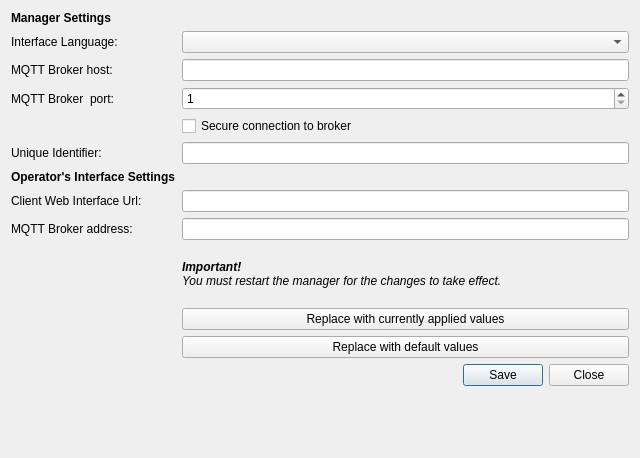
<?xml version="1.0" encoding="UTF-8"?>
<ui version="4.0">
 <class>AppConfigurationDialog</class>
 <widget class="QDialog" name="AppConfigurationDialog">
  <property name="geometry">
   <rect>
    <x>0</x>
    <y>0</y>
    <width>640</width>
    <height>458</height>
   </rect>
  </property>
  <property name="windowTitle">
   <string>TeamCAMS Server Configuration</string>
  </property>
  <layout class="QFormLayout" name="formLayout">
   <item row="1" column="0">
    <widget class="QLabel" name="label_7">
     <property name="font">
      <font>
       <bold>true</bold>
      </font>
     </property>
     <property name="text">
      <string>Manager Settings</string>
     </property>
    </widget>
   </item>
   <item row="2" column="0">
    <widget class="QLabel" name="label_5">
     <property name="text">
      <string>&lt;html&gt;&lt;head/&gt;&lt;body&gt;&lt;p&gt;Interface Language:&lt;/p&gt;&lt;/body&gt;&lt;/html&gt;</string>
     </property>
     <property name="textFormat">
      <enum>Qt::TextFormat::RichText</enum>
     </property>
    </widget>
   </item>
   <item row="2" column="1">
    <widget class="QComboBox" name="languageCombo"/>
   </item>
   <item row="3" column="0">
    <widget class="QLabel" name="label_2">
     <property name="text">
      <string>MQTT Broker host:</string>
     </property>
    </widget>
   </item>
   <item row="3" column="1">
    <widget class="QLineEdit" name="brokerHost"/>
   </item>
   <item row="4" column="0">
    <widget class="QLabel" name="label">
     <property name="text">
      <string>MQTT Broker  port:</string>
     </property>
    </widget>
   </item>
   <item row="4" column="1">
    <widget class="QSpinBox" name="brokerPort">
     <property name="minimum">
      <number>1</number>
     </property>
     <property name="maximum">
      <number>65535</number>
     </property>
    </widget>
   </item>
   <item row="5" column="1">
    <widget class="QCheckBox" name="secureBrokerConnection">
     <property name="text">
      <string>Secure connection to broker</string>
     </property>
    </widget>
   </item>
   <item row="6" column="0">
    <widget class="QLabel" name="label_3">
     <property name="text">
      <string>Unique Identifier:</string>
     </property>
    </widget>
   </item>
   <item row="6" column="1">
    <widget class="QLineEdit" name="managerUuid"/>
   </item>
   <item row="17" column="0" colspan="2">
    <widget class="QDialogButtonBox" name="buttonBox">
     <property name="orientation">
      <enum>Qt::Orientation::Horizontal</enum>
     </property>
     <property name="standardButtons">
      <set>QDialogButtonBox::StandardButton::Close|QDialogButtonBox::StandardButton::Save</set>
     </property>
    </widget>
   </item>
   <item row="7" column="0">
    <widget class="QLabel" name="label_8">
     <property name="font">
      <font>
       <bold>true</bold>
      </font>
     </property>
     <property name="text">
      <string>Operator's Interface Settings</string>
     </property>
    </widget>
   </item>
   <item row="8" column="0">
    <widget class="QLabel" name="label_6">
     <property name="text">
      <string>Client Web Interface Url:</string>
     </property>
    </widget>
   </item>
   <item row="8" column="1">
    <widget class="QLineEdit" name="clientUrl"/>
   </item>
   <item row="9" column="0">
    <widget class="QLabel" name="label_9">
     <property name="text">
      <string>MQTT Broker address:</string>
     </property>
    </widget>
   </item>
   <item row="9" column="1">
    <widget class="QLineEdit" name="clientBrokerUrl"/>
   </item>
   <item row="12" column="1">
    <widget class="QPushButton" name="discardChangesButton">
     <property name="text">
      <string>Replace with currently applied values</string>
     </property>
     <property name="icon">
      <iconset theme="QIcon::ThemeIcon::EditClear"/>
     </property>
    </widget>
   </item>
   <item row="11" column="1">
    <widget class="QLabel" name="label_4">
     <property name="font">
      <font>
       <italic>true</italic>
      </font>
     </property>
     <property name="text">
      <string>&lt;html&gt;&lt;head/&gt;&lt;body&gt;&lt;p&gt;&lt;span style=&quot; font-weight:700;&quot;&gt;Important!&lt;/span&gt;&lt;br/&gt;You must restart the manager for the changes to take effect.&lt;/p&gt;&lt;/body&gt;&lt;/html&gt;</string>
     </property>
     <property name="textFormat">
      <enum>Qt::TextFormat::RichText</enum>
     </property>
     <property name="wordWrap">
      <bool>true</bool>
     </property>
    </widget>
   </item>
   <item row="13" column="1">
    <widget class="QPushButton" name="restoreDefaultsButton">
     <property name="text">
      <string>Replace with default values</string>
     </property>
     <property name="icon">
      <iconset theme="QIcon::ThemeIcon::EditUndo"/>
     </property>
    </widget>
   </item>
  </layout>
 </widget>
 <resources/>
 <connections>
  <connection>
   <sender>buttonBox</sender>
   <signal>accepted()</signal>
   <receiver>AppConfigurationDialog</receiver>
   <slot>accept()</slot>
   <hints>
    <hint type="sourcelabel">
     <x>248</x>
     <y>254</y>
    </hint>
    <hint type="destinationlabel">
     <x>157</x>
     <y>274</y>
    </hint>
   </hints>
  </connection>
  <connection>
   <sender>buttonBox</sender>
   <signal>rejected()</signal>
   <receiver>AppConfigurationDialog</receiver>
   <slot>reject()</slot>
   <hints>
    <hint type="sourcelabel">
     <x>316</x>
     <y>260</y>
    </hint>
    <hint type="destinationlabel">
     <x>286</x>
     <y>274</y>
    </hint>
   </hints>
  </connection>
 </connections>
</ui>
